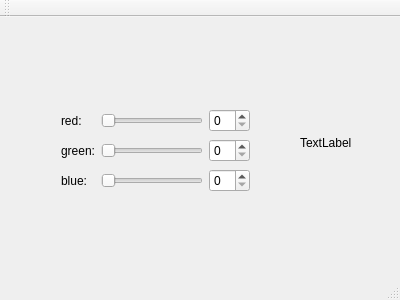
<?xml version="1.0" encoding="UTF-8"?>
<ui version="4.0">
 <class>MainWindow</class>
 <widget class="QMainWindow" name="MainWindow">
  <property name="geometry">
   <rect>
    <x>0</x>
    <y>0</y>
    <width>400</width>
    <height>300</height>
   </rect>
  </property>
  <property name="windowTitle">
   <string>MainWindow</string>
  </property>
  <widget class="QWidget" name="centralWidget">
   <widget class="QWidget" name="gridLayoutWidget">
    <property name="geometry">
     <rect>
      <x>50</x>
      <y>80</y>
      <width>211</width>
      <height>109</height>
     </rect>
    </property>
    <layout class="QGridLayout" name="gridLayout">
     <item row="3" column="0">
      <widget class="QLabel" name="labelBlue">
       <property name="text">
        <string>blue:</string>
       </property>
      </widget>
     </item>
     <item row="1" column="0">
      <widget class="QLabel" name="labelRed">
       <property name="text">
        <string>red:</string>
       </property>
      </widget>
     </item>
     <item row="3" column="1">
      <widget class="QSlider" name="horizontalSliderBlue">
       <property name="orientation">
        <enum>Qt::Horizontal</enum>
       </property>
      </widget>
     </item>
     <item row="2" column="1">
      <widget class="QSlider" name="horizontalSliderGreen">
       <property name="orientation">
        <enum>Qt::Horizontal</enum>
       </property>
      </widget>
     </item>
     <item row="2" column="0">
      <widget class="QLabel" name="labelGreen">
       <property name="text">
        <string>green:</string>
       </property>
      </widget>
     </item>
     <item row="1" column="1">
      <widget class="QSlider" name="horizontalSliderRed">
       <property name="orientation">
        <enum>Qt::Horizontal</enum>
       </property>
      </widget>
     </item>
     <item row="2" column="2">
      <widget class="QSpinBox" name="spinBoxGreen"/>
     </item>
     <item row="1" column="2">
      <widget class="QSpinBox" name="spinBoxRed"/>
     </item>
     <item row="3" column="2">
      <widget class="QSpinBox" name="spinBoxBlue"/>
     </item>
    </layout>
   </widget>
   <widget class="QLabel" name="colorLabel">
    <property name="geometry">
     <rect>
      <x>300</x>
      <y>100</y>
      <width>62</width>
      <height>51</height>
     </rect>
    </property>
    <property name="text">
     <string>TextLabel</string>
    </property>
   </widget>
  </widget>
  <widget class="QMenuBar" name="menuBar">
   <property name="geometry">
    <rect>
     <x>0</x>
     <y>0</y>
     <width>400</width>
     <height>25</height>
    </rect>
   </property>
  </widget>
  <widget class="QToolBar" name="mainToolBar">
   <attribute name="toolBarArea">
    <enum>TopToolBarArea</enum>
   </attribute>
   <attribute name="toolBarBreak">
    <bool>false</bool>
   </attribute>
  </widget>
  <widget class="QStatusBar" name="statusBar"/>
 </widget>
 <layoutdefault spacing="6" margin="11"/>
 <resources/>
 <connections>
  <connection>
   <sender>spinBoxRed</sender>
   <signal>valueChanged(int)</signal>
   <receiver>horizontalSliderRed</receiver>
   <slot>setValue(int)</slot>
   <hints>
    <hint type="sourcelabel">
     <x>248</x>
     <y>138</y>
    </hint>
    <hint type="destinationlabel">
     <x>204</x>
     <y>137</y>
    </hint>
   </hints>
  </connection>
  <connection>
   <sender>horizontalSliderRed</sender>
   <signal>valueChanged(int)</signal>
   <receiver>spinBoxRed</receiver>
   <slot>setValue(int)</slot>
   <hints>
    <hint type="sourcelabel">
     <x>150</x>
     <y>133</y>
    </hint>
    <hint type="destinationlabel">
     <x>244</x>
     <y>136</y>
    </hint>
   </hints>
  </connection>
  <connection>
   <sender>spinBoxGreen</sender>
   <signal>valueChanged(int)</signal>
   <receiver>horizontalSliderGreen</receiver>
   <slot>setValue(int)</slot>
   <hints>
    <hint type="sourcelabel">
     <x>233</x>
     <y>179</y>
    </hint>
    <hint type="destinationlabel">
     <x>172</x>
     <y>177</y>
    </hint>
   </hints>
  </connection>
  <connection>
   <sender>horizontalSliderGreen</sender>
   <signal>valueChanged(int)</signal>
   <receiver>spinBoxGreen</receiver>
   <slot>setValue(int)</slot>
   <hints>
    <hint type="sourcelabel">
     <x>103</x>
     <y>175</y>
    </hint>
    <hint type="destinationlabel">
     <x>239</x>
     <y>175</y>
    </hint>
   </hints>
  </connection>
  <connection>
   <sender>horizontalSliderBlue</sender>
   <signal>valueChanged(int)</signal>
   <receiver>spinBoxBlue</receiver>
   <slot>setValue(int)</slot>
   <hints>
    <hint type="sourcelabel">
     <x>126</x>
     <y>209</y>
    </hint>
    <hint type="destinationlabel">
     <x>230</x>
     <y>216</y>
    </hint>
   </hints>
  </connection>
  <connection>
   <sender>spinBoxBlue</sender>
   <signal>valueChanged(int)</signal>
   <receiver>horizontalSliderBlue</receiver>
   <slot>setValue(int)</slot>
   <hints>
    <hint type="sourcelabel">
     <x>238</x>
     <y>201</y>
    </hint>
    <hint type="destinationlabel">
     <x>181</x>
     <y>218</y>
    </hint>
   </hints>
  </connection>
 </connections>
</ui>
